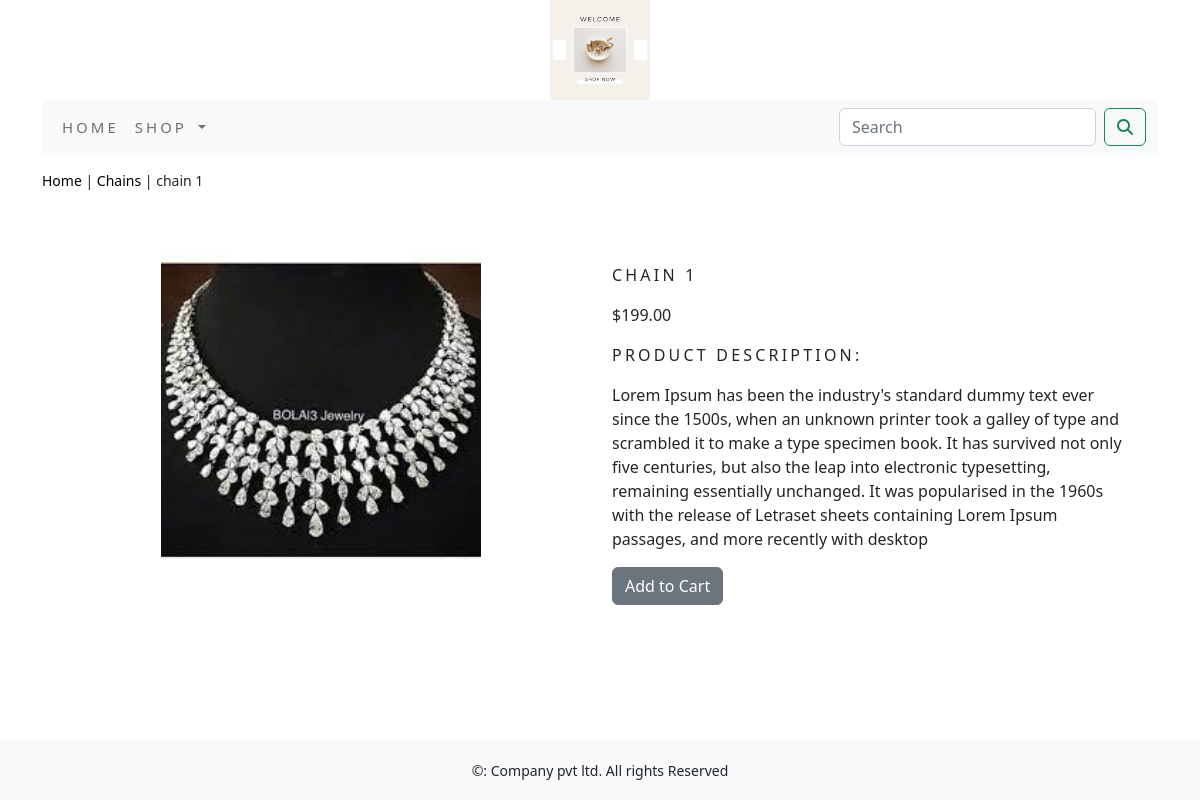
The app's page /shop/chains/chain-1/ with its own data.
### shoppingapp/models.py (models this page shows, shortened)
class Product(models.Model):
    name = models.CharField(max_length=255, unique=True)
    slug = models.SlugField(max_length=255, unique=True)
    description = models.TextField(blank=True)
    price = models.DecimalField(max_digits=10, decimal_places=2)
    category = models.ForeignKey(Category, on_delete=models.CASCADE)
    image = models.ImageField(upload_to='product', blank=True)
    stock = models.IntegerField()
    available = models.BooleanField(default=True)
    created = models.DateTimeField(auto_now_add=True)
    updated = models.DateTimeField(auto_now=True)
    class Meta:
        ordering = ('name',)
        verbose_name = 'product'
        verbose_name_plural = 'products'

class Category(models.Model):
    name = models.CharField(max_length=255, unique=True)
    slug = models.SlugField(max_length=255, unique=True)
    description = models.TextField(blank=True)
    image = models.ImageField(upload_to='category', blank=True)
    class Meta:
        ordering = ('name',)
        verbose_name = 'category'
        verbose_name_plural = 'categories'
    def get_url(self):
        return reverse('shoppingapp:products_by_category', args=(self.slug, ))
    def __str__(self):
        return self.name

### shoppingapp/views.py (the view)
# urls.py: path('<slug:c_slug>/<slug:product_slug>/', views.proDetail, name='prodCatdetail')
def proDetail(request, c_slug, product_slug):
    try:
        product = Product.objects.get(category__slug=c_slug, slug=product_slug)
    except Exception as e:
        raise e
    return render(request, 'product.html', {'product':product})

### cart/context_processors.py (called while the page is built)
def counter(request):
    item_count = 0
    if 'admin' in request.path:
        return {}
    else:
        try:
            cart = Cart.objects.filter(cart_id=_cart_id(request))
            cart_items = CartItem.objects.all().filter(cart=cart[:1])
            for cart_item in cart_items:
                item_count += cart_item.quantity
        except Cart.DoesNotExist:
            item_count = 0
    return dict(item_count=item_count)

### cart/views.py (called while the page is built)
def _cart_id(request):
    cart = request.session.session_key
    if not cart:
        cart = request.session.create()
    return cart

### shoppingapp/context_processors.py (called while the page is built)
def menu_links(request):
    links = Category.objects.all()
    return dict(links=links)

### templates/product.html (shortened to what this page needs)
{% extends 'base.html' %}
{% load static %}
{% block content %}
<div class="row my_prod_row_class">
    <div class="mx_auto">
        <p><a href="{% url 'shoppingapp:allProdCat' %}">Home</a> | <a href="{{ product.category.get_url }}">{{ product.category }}</a> | {{ product.name }}</p>
    </div>
</div><br>
<div class="container">
<div class="row">
    <div class="col-md-6 text-center">
        <div style="min-width: 18rem;">
            <img src="{{ product.image.url }}" alt="{{ product.name }}" width="60%">
        </div>
    </div>
    <div class="col-md-6">
        <div>
            <h1 class="my_prod_title">{{ product.name }}</h1>
            <p>${{ product.price }}</p>
            <P class="my_title">Product Description: </P>
            <p class="text-justify my_prod_text">{{ product.description }}</p>
            {% if product.stock  <= 0 %}
            <P class="text-justify my_prod_text"><b>Out of stock</b></p>
            {% else %}
            <a class="btn btn-secondary" href="{% url 'cart:add_cart' product.id %}">Add to Cart</a>
            {% endif%}
        </div>
    </div>
</div>
</div>
<br>
{% endblock %}

### static/css/custom.css (style rules this page uses)
.my_title { font-size: 16px; text-transform: uppercase; letter-spacing: .2em; }
.my_prod_row_class { padding-top: 15px; padding-bottom: 20px; }
.my_prod_row_class .mx_auto a { color: black; font-size: 14px; text-decoration: none; }
.my_prod_row_class .mx_auto p { font-size: 14px; }
.my_prod_title { font-size: 16px; text-transform: uppercase; letter-spacing: .2em; padding-top: 15px; padding-bottom: 10px; }
.my_prod_text { padding-right: 20px; }

### records on screen
Product: category "Chains", name "chain 1", image (picture), name "CHAIN 1", price "199.00", description "Lorem Ipsum has been the industry's standard dummy text ever since the 1500s, when an unknown printer took a galley of type and scrambled it to make a type specimen book. It has survived not only five centuries, but also the leap into electronic typesetting, remaining essentially unchanged. It was popularised in the 1960s with the release of Letraset sheets containing Lorem Ipsum passages, and more recently with desktop"
